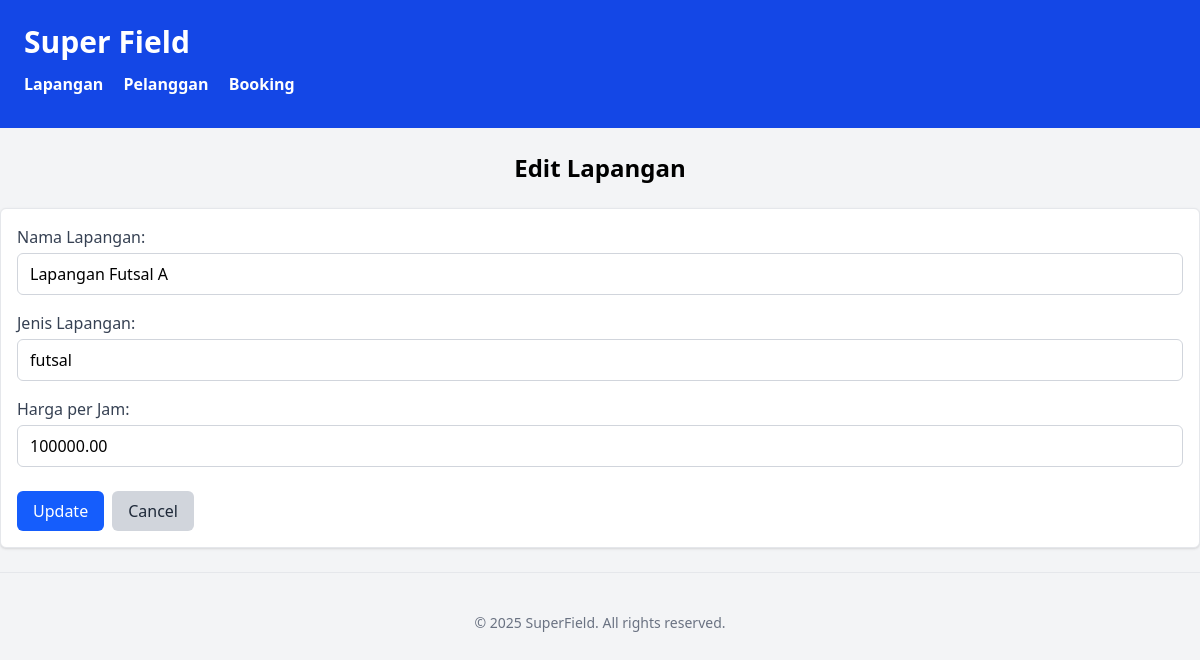
Page /index.php?tab=field&action=form&id=1 on the committed database.
### tables this page shows
CREATE TABLE IF NOT EXISTS fields (
    id INT AUTO_INCREMENT PRIMARY KEY,
    name VARCHAR(100) NOT NULL,
    type VARCHAR(50) NOT NULL,
    price_per_hour DECIMAL(10,2) NOT NULL
);

### viewmodel/FieldViewModel.php (called while the page is built, shortened)
<?php
require_once 'model/Field.php';
class FieldViewModel {
    private $fieldModel;
    public function __construct($db) {
        $this->fieldModel = new Field($db);
    }
    public function getFieldById($id) {
        return $this->fieldModel->getById($id);
    }
}
?>

### model/Field.php (called while the page is built, shortened)
<?php
class Field {
    private $conn;
    public function __construct($db) {
        $this->conn = $db;
    }
    public function getById($id) {
        $sql = "SELECT * FROM fields WHERE id = :id";
        $stmt = $this->conn->prepare($sql);
        $stmt->execute([':id' => $id]);
        return $stmt->fetch(PDO::FETCH_ASSOC);
    }
}
?>

### views/fields_form.php (the view, shortened to what this page needs)
<?php include 'views/template/header.php'; ?>
<div class="flex justify-center items-center mb-6">
    <h2 class="text-2xl font-bold">
        <?= isset($field) ? 'Edit Lapangan' : 'Tambah Lapangan' ?>
    </h2>
</div>
<form method="GET" action="index.php">
    <div class="mt-5 p-4 bg-white border border-gray-200 rounded-md shadow-sm">
        <label class="block text-gray-700 font-medium mb-1">Nama Lapangan:</label>
        <input type="text" name="name"
               class="w-full px-3 py-2 border border-gray-300 rounded-md focus:outline-none focus:ring-2 focus:ring-blue-500 mb-4"
               value="<?= isset($field) ? htmlspecialchars($field['name']) : '' ?>" required>
        <label class="block text-gray-700 font-medium mb-1">Jenis Lapangan:</label>
        <input type="text" name="type"
               class="w-full px-3 py-2 border border-gray-300 rounded-md focus:outline-none focus:ring-2 focus:ring-blue-500 mb-4"
               value="<?= isset($field) ? htmlspecialchars($field['type']) : '' ?>" required>
        <label class="block text-gray-700 font-medium mb-1">Harga per Jam:</label>
        <input type="number" name="price_per_hour"
               class="w-full px-3 py-2 border border-gray-300 rounded-md focus:outline-none focus:ring-2 focus:ring-blue-500 mb-4"
               value="<?= isset($field) ? htmlspecialchars($field['price_per_hour']) : '' ?>" required>
        <div class="flex space-x-2 mt-2">
            <button type="submit" class="px-4 py-2 bg-blue-600 text-white font-medium rounded-md hover:bg-blue-700 focus:outline-none focus:ring-2 focus:ring-blue-500 focus:ring-offset-2">
                <?= isset($field) ? 'Update' : 'Tambah' ?>
            </button>
            <a href="index.php?tab=field" class="px-4 py-2 bg-gray-300 text-gray-800 font-medium rounded-md hover:bg-gray-400 focus:outline-none focus:ring-2 focus:ring-gray-400 focus:ring-offset-2">
                Cancel
            </a>
        </div>
    </div>
</form>
<?php include 'views/template/footer.php'; ?>

### rows in the picture
fields: name "Lapangan Futsal A", type "futsal", price_per_hour "100000.00"
